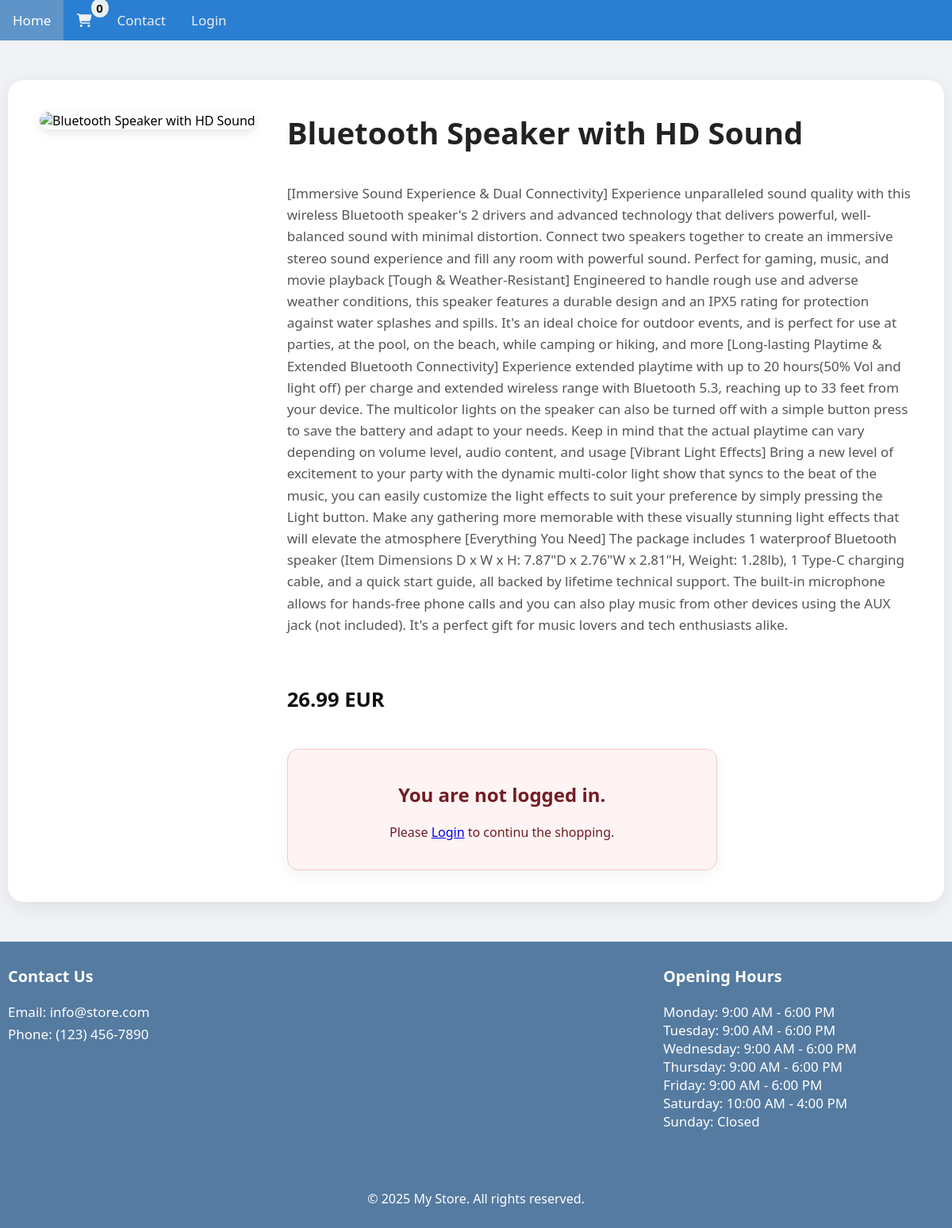
The app's page /showOne.php?id=2 with its own data.
### tables this page shows
CREATE TABLE `products` (
  `productID` int(11) NOT NULL,
  `name` varchar(255) NOT NULL,
  `description` text NOT NULL,
  `price` decimal(8,2) NOT NULL,
  `date` date NOT NULL DEFAULT current_timestamp(),
  `deleted` tinyint(1) NOT NULL DEFAULT 0
);

### config/functions.php (called while the page is built, shortened)
<?php
function connect()
{
    try {
        $conn = mysqli_connect(HOST, USER, PASSWORD, DB);
        return $conn;
    } catch (Exception $e) {
        header("Location: error.php");
        die();
    }
}
function isLogged()
{
    return $_SESSION['logged'] ?? false;
}
function getOneProduct($id)
{
    $conn = connect();
    $id = mysqli_escape_string($conn, $id);
    $query = "SELECT * FROM products WHERE productID = $id";
    $result = mysqli_query($conn, $query);
    if (mysqli_num_rows($result) == 1) {
        $row = mysqli_fetch_array($result);
    } else {
        $row = null;
    }
    return $row;
}

### showOne.php (the view, shortened to what this page needs)
<?php
include_once "config/functions.php";
$id = $_GET['id'] ?? false;
$product = getOneProduct($id);
?>
<!DOCTYPE html>
<html lang="en">
<head>
  <link rel="stylesheet" href="css/style.css">
</head>
<body>
  <?php include_once "menu.php" ?>
  <div class="product-detail-card">
    <div class="detail-image">
      <img src="showImagesScript.php?id=<?= htmlspecialchars($product['productID']) ?>" alt="<?= $product['name'] ?>">
    </div>
    <div class="detail-info">
      <h1><?= htmlspecialchars($product['name']) ?></h1>
      <p class="detail-description" id="detail-description"><?= $product['description'] ?></p>
      <p class="detail-price"><strong><?= htmlspecialchars($product['price']) ?> EUR</strong></p>
      <?php if ($logged) : ?>
        <a href="buy.php?id=<?= htmlspecialchars($product['productID']) ?>" class="buy-now-btn">Buy Now</a>
      <?php else : ?>
        <div class="auth-warning">
          <h2>You are not logged in.</h2>
          <p>Please <a href="login.php" class="login-link">Login</a> to continu the shopping.</p>
        </div>
      <?php endif ?>
    </div>
  </div>
</body>
<?php include_once "footer.php" ?>
</html>

### css/style.css (style rules this page uses)
body { margin: 0; font-family: 'Segoe UI', Tahoma, Geneva, Verdana, sans-serif; background-color: #f0f2f5; }
.product-detail-card { display: flex; flex-wrap: wrap; gap: 40px; padding: 40px; max-width: 1100px; margin: 50px auto; background: #fff; border-radius: 20px; box-shadow: 0 6px 24px rgba(0, 0, 0, 0.08); align-items: flex-start; }
.detail-image img { width: 320px; height: auto; border-radius: 16px; object-fit: cover; box-shadow: 0 4px 12px rgba(0, 0, 0, 0.1); }
.detail-info { flex: 1; display: flex; flex-direction: column; gap: 20px; }
.detail-info h1 { font-size: 2.4rem; margin: 0; color: #222; }
.detail-description { font-size: 17px; color: #555; line-height: 1.6; }
.detail-price { font-size: 1.6rem; color: #111; }
.auth-warning { background-color: #fff4f4; border: 1px solid #f5c6cb; color: #721c24; padding: 20px; max-width: 500px; border-radius: 14px; text-align: center; box-shadow: 0 6px 20px rgba(0, 0, 0, 0.05); }

### records on screen
products: name "Bluetooth Speaker with HD Sound", description "[Immersive Sound Experience & Dual Connectivity] Experience unparalleled sound quality with this wireless Bluetooth speaker's 2 drivers and advanced technology that delivers powerful, well-balanced sound with minimal distortion. Connect two speakers together to create an immersive stereo sound experience and fill any room with powerful sound. Perfect for gaming, music, and movie playback [Tough & Weather-Resistant] Engineered to handle rough use and adverse weather conditions, this speaker features a durable design and an IPX5 rating for protection against water splashes and spills. It's an ideal choice for outdoor events, and is perfect for use at parties, at the pool, on the beach, while…", price "26.99"

### other values on screen
$cartSize "0"
